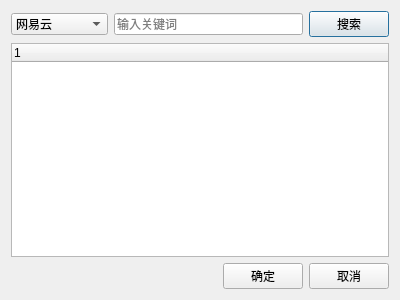
<?xml version="1.0" encoding="UTF-8"?>
<ui version="4.0">
 <class>qDialog_search_lyric</class>
 <widget class="QDialog" name="qDialog_search_lyric">
  <property name="geometry">
   <rect>
    <x>0</x>
    <y>0</y>
    <width>400</width>
    <height>300</height>
   </rect>
  </property>
  <property name="windowTitle">
   <string>搜索歌词</string>
  </property>
  <layout class="QVBoxLayout" name="verticalLayout">
   <item>
    <layout class="QHBoxLayout" name="horizontalLayout_2">
     <item>
      <widget class="QComboBox" name="qComboBox_source">
       <item>
        <property name="text">
         <string>网易云</string>
        </property>
       </item>
       <item>
        <property name="text">
         <string>LRCLIB</string>
        </property>
       </item>
       <item>
        <property name="text">
         <string>syncedlyrics</string>
        </property>
       </item>
      </widget>
     </item>
     <item>
      <widget class="QLineEdit" name="qLineEdit">
       <property name="placeholderText">
        <string>输入关键词</string>
       </property>
      </widget>
     </item>
     <item>
      <widget class="QPushButton" name="qPushButton_search">
       <property name="text">
        <string>搜索</string>
       </property>
      </widget>
     </item>
    </layout>
   </item>
   <item>
    <layout class="QHBoxLayout" name="horizontalLayout">
     <item>
      <widget class="QTreeWidget" name="qTreeWidget">
       <column>
        <property name="text">
         <string notr="true">1</string>
        </property>
       </column>
      </widget>
     </item>
    </layout>
   </item>
   <item>
    <layout class="QHBoxLayout" name="horizontalLayout_5">
     <item>
      <spacer name="horizontalSpacer_2">
       <property name="orientation">
        <enum>Qt::Horizontal</enum>
       </property>
       <property name="sizeHint" stdset="0">
        <size>
         <width>40</width>
         <height>20</height>
        </size>
       </property>
      </spacer>
     </item>
     <item>
      <widget class="QPushButton" name="qPushButton_submit">
       <property name="text">
        <string>确定</string>
       </property>
      </widget>
     </item>
     <item>
      <widget class="QPushButton" name="qPushButton_quit">
       <property name="text">
        <string>取消</string>
       </property>
      </widget>
     </item>
    </layout>
   </item>
  </layout>
 </widget>
 <resources/>
 <connections/>
</ui>
